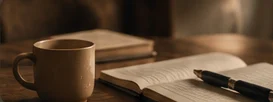
#> input picture site/assets/book.webp, 273 x 102 px, given in place of Главная непидорская.png, which was not available
$ python make_visual_comparison.py ../site/assets/book.webp
#> lines starting #> are read from the running program, lines starting #| are printed output that depends on the picture; pictures that were not available may be replaced by others from this repository, and a replacement may not be noted
"""Place the supplied reference next to the local desktop capture for review."""

from pathlib import Path
import sys
from PIL import Image, ImageDraw, ImageFont

sys.stdout.reconfigure(encoding="utf-8")

ROOT = Path(__file__).resolve().parents[1]
REFERENCE = ROOT.parent / "Главная непидорская.png"
STAGE = sys.argv[1] if len(sys.argv) > 1 else "desktop-content-restored"
CURRENT = ROOT / "output/playwright" / STAGE / "home-1440x900.png"
OUT = ROOT / "output/playwright" / f"reference-vs-{STAGE}.png"

reference = Image.open(REFERENCE).convert("RGB")
#> reference is the input picture: PIL image 273x102 RGB; mean R, G, B 92.2, 70.3, 50.2
current = Image.open(CURRENT).convert("RGB")
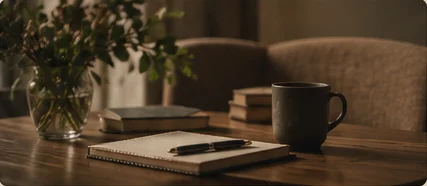
#> input picture site/assets/desk.webp, 427 x 186 px, given in place of home-1440x900.png, which was not available
#> current is the input picture: PIL image 427x186 RGB; mean R, G, B 74.9, 57.9, 39.2
height = reference.height
#> height = 102
current = current.resize((round(current.width * height / current.height), height), Image.Resampling.LANCZOS)
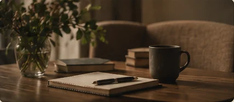
#> current: PIL image 234x102 RGB; mean R, G, B 74.9, 57.9, 39.3
gap = 24
label_height = 56
canvas = Image.new("RGB", (reference.width + current.width + gap * 3, height + label_height + gap), "#e8ddce")
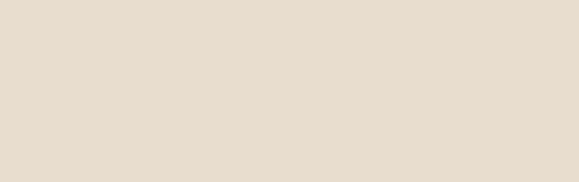
#> canvas: PIL image 579x182 RGB; mean R, G, B 232, 221, 206
canvas.paste(reference, (gap, label_height))
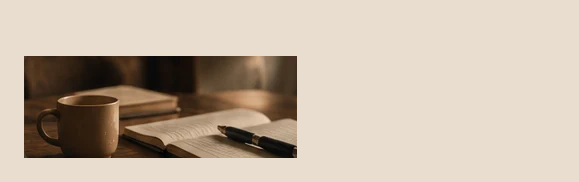
#> canvas: PIL image 579x182 RGB; mean R, G, B 195.1, 181.2, 164.8
canvas.paste(current, (reference.width + gap * 2, label_height))
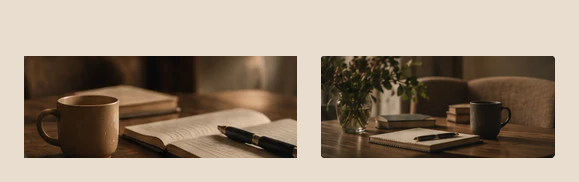
#> canvas: PIL image 579x182 RGB; mean R, G, B 159.5, 144.2, 127.1
draw = ImageDraw.Draw(canvas)
font_path = Path("C:/Windows/Fonts/arial.ttf")
font = ImageFont.truetype(str(font_path), 23) if font_path.exists() else ImageFont.load_default()
draw.text((gap, 15), "Утверждённый референс", fill="#29261f", font=font)
label = "Публичный сайт · 1440 px" if STAGE == "production" else "Текущая локальная версия · 1440 px"
draw.text((reference.width + gap * 2, 15), label, fill="#29261f", font=font)
OUT.parent.mkdir(parents=True, exist_ok=True)
canvas.save(OUT, optimize=True)
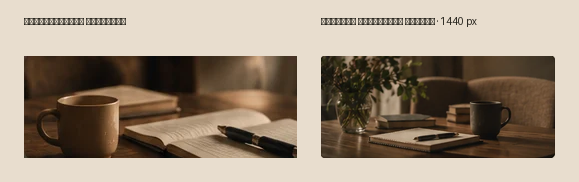
#> saved as book.webp.png: PIL image 579x182 RGB; mean R, G, B 157.8, 142.7, 125.6
print(OUT)
